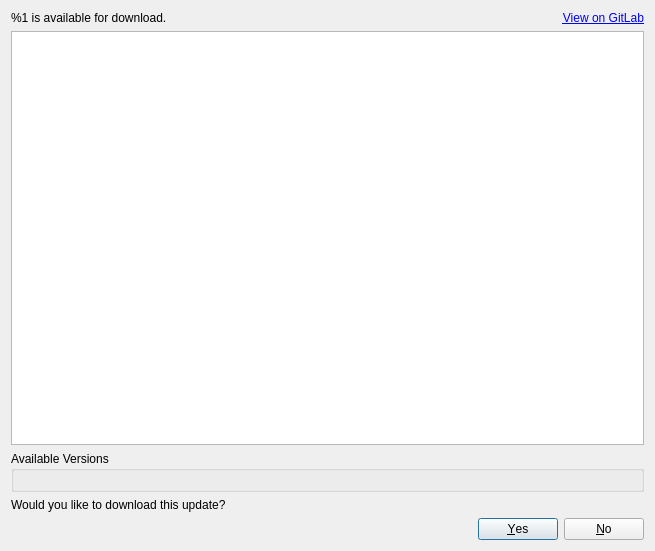
<?xml version="1.0" encoding="UTF-8"?>
<ui version="4.0">
 <class>UpdateDialog</class>
 <widget class="QDialog" name="UpdateDialog">
  <property name="geometry">
   <rect>
    <x>0</x>
    <y>0</y>
    <width>655</width>
    <height>551</height>
   </rect>
  </property>
  <property name="windowTitle">
   <string>Update Available</string>
  </property>
  <layout class="QGridLayout" name="gridLayout">
   <item row="0" column="1">
    <widget class="QLabel" name="url">
     <property name="text">
      <string>&lt;a href=&quot;%1&quot;&gt;View on GitLab&lt;/a&gt;</string>
     </property>
     <property name="alignment">
      <set>Qt::AlignmentFlag::AlignRight|Qt::AlignmentFlag::AlignTrailing|Qt::AlignmentFlag::AlignVCenter</set>
     </property>
     <property name="openExternalLinks">
      <bool>true</bool>
     </property>
    </widget>
   </item>
   <item row="3" column="0" colspan="2">
    <widget class="QLabel" name="label_2">
     <property name="text">
      <string>Would you like to download this update?</string>
     </property>
    </widget>
   </item>
   <item row="4" column="0" colspan="2">
    <widget class="QDialogButtonBox" name="buttonBox">
     <property name="orientation">
      <enum>Qt::Orientation::Horizontal</enum>
     </property>
     <property name="standardButtons">
      <set>QDialogButtonBox::StandardButton::No|QDialogButtonBox::StandardButton::Yes</set>
     </property>
    </widget>
   </item>
   <item row="2" column="0" colspan="2">
    <widget class="QGroupBox" name="groupBox">
     <property name="title">
      <string>Available Versions</string>
     </property>
     <layout class="QVBoxLayout" name="radioButtons"/>
    </widget>
   </item>
   <item row="0" column="0">
    <widget class="QLabel" name="version">
     <property name="text">
      <string>%1 is available for download.</string>
     </property>
    </widget>
   </item>
   <item row="1" column="0" colspan="2">
    <widget class="QTextBrowser" name="body">
     <property name="horizontalScrollBarPolicy">
      <enum>Qt::ScrollBarPolicy::ScrollBarAlwaysOff</enum>
     </property>
     <property name="readOnly">
      <bool>true</bool>
     </property>
     <property name="openExternalLinks">
      <bool>true</bool>
     </property>
    </widget>
   </item>
  </layout>
 </widget>
 <resources/>
 <connections>
  <connection>
   <sender>buttonBox</sender>
   <signal>accepted()</signal>
   <receiver>UpdateDialog</receiver>
   <slot>accept()</slot>
   <hints>
    <hint type="sourcelabel">
     <x>248</x>
     <y>254</y>
    </hint>
    <hint type="destinationlabel">
     <x>157</x>
     <y>274</y>
    </hint>
   </hints>
  </connection>
  <connection>
   <sender>buttonBox</sender>
   <signal>rejected()</signal>
   <receiver>UpdateDialog</receiver>
   <slot>reject()</slot>
   <hints>
    <hint type="sourcelabel">
     <x>316</x>
     <y>260</y>
    </hint>
    <hint type="destinationlabel">
     <x>286</x>
     <y>274</y>
    </hint>
   </hints>
  </connection>
 </connections>
</ui>
